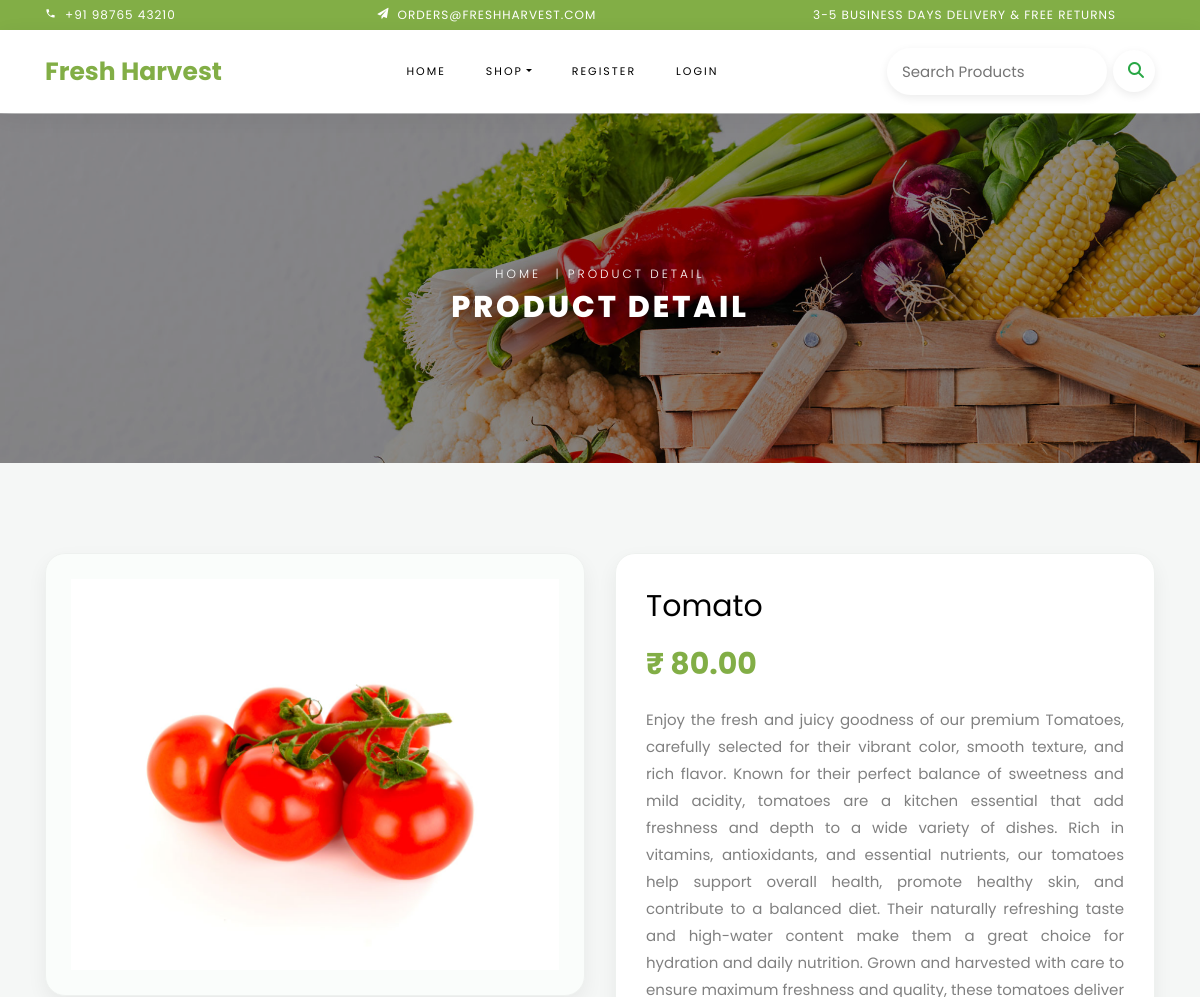
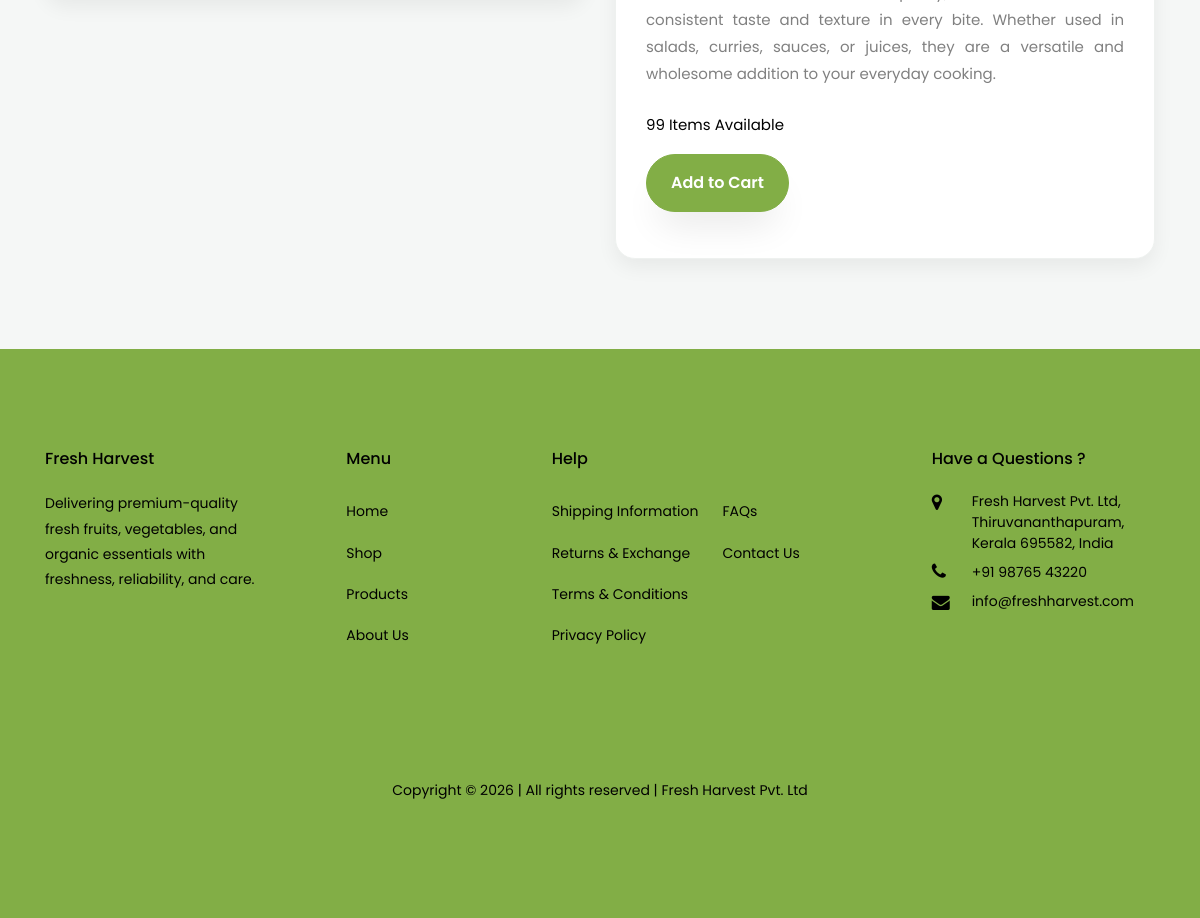
The app's page /productdetail/1 with its own data (2 pictures, top to bottom).
### shop/models.py (models this page shows, shortened)
class Product(models.Model):
    name= models.CharField(max_length=80)
    description= models.TextField()
    image= models.ImageField(upload_to="product")
    stock= models.IntegerField()
    price= models.DecimalField(max_digits=10, decimal_places=2)
    available= models.BooleanField(default=True)
    category= models.ForeignKey(Category, on_delete=models.CASCADE, related_name="products")
    created_at= models.DateTimeField(auto_now_add=True)
    updated_at= models.DateTimeField(auto_now=True)

### shop/views.py (the view)
# urls.py: path('productdetail/<int:i>', views.ProductDetail.as_view(), name= 'productdetail'),
class ProductDetail(View):
    def get(self, request, i):
        p=Product.objects.get(id=i)
        context={'product': p}
        return render(request, 'productdetail.html', context)

### cart/context_processors.py (called while the page is built)
def cart_items(request):
    u=request.user
    total=0
    try:
        c=Cart.objects.filter(user=u)
        for i in c:
            total += i.quantity
    except:
        total=0
    return {'count' : total}

### shop/context_processors.py (called while the page is built)
def dropdown_menu(request):
    c=Category.objects.all()
    return {'dropdown': c}

### templates/productdetail.html (shortened to what this page needs)
{% extends 'base.html' %}
{% load static %}
{% load crispy_forms_tags %}
{% block header %}
<div class="hero-wrap hero-bread" style="background-image: url({% static 'images/bg_1.jpg' %});">
    <div class="container">
        <div class="row no-gutters slider-text align-items-center justify-content-center">
            <div class="col-md-9 ftco-animate text-center">
          	    <p class="breadcrumbs"><span class="mr-2"><a href="index.html">Home </a></span>|<span> Product Detail</span></p>
                <h1 class="mb-0 bread">Product Detail</h1>
            </div>
        </div>
    </div>
</div>
{% endblock %}
{% block content %}
<section class="ftco-section">
    <div class="container">
    	<div class="row">
    		<div class="col-lg-6 mb-5 ftco-animate">
				<div class="product-image-box">
    				<a href="{{product.image.url}}" class="image-popup">
						<img src="{{product.image.url}}" class="img-fluid product-image">
					</a>
				</div>
    		</div>
    		<div class="col-lg-6 ftco-animate">
				<div class="product-details">
    				<h3>{{product.name}}</h3>
    				<p class="price">
						<span class="price-sale text-primary">&#8377; {{product.price}}</span>
					</p>
    				<p style="text-align: justify;">
						{{product.description}}
					</p>
					<div class="row mt-4">
	          	        <div class="col-md-12">
	          		        <p style="color: #000;">
								{% if product.stock > 0 %}
									{{product.stock}}  Items Available
								{% endif %}
							</p>
	          	        </div>
          	        </div>
					{% if user.is_superuser == True %}
          	        <p>
						<a href="{% url 'shop:addstock' product.id %}" class="btn btn-primary py-3 px-4">Add Stock</a>
					</p>
					{% else %}
					{% if product.stock > 0 %}
					<p>
						<a href="{% url 'cart:addtocart' product.id %}" class="btn btn-primary py-3 px-4">Add to Cart</a>
					</p>
					{% else %}
					<p>
						<a href="#" class="btn btn-primary py-3 px-4">Out  Of  Stock</a>
					</p>
					{% endif %}
					{% endif %}
				</div>
    		</div>
    	</div>
    </div>
</section>
{% endblock %}

### templates/base.html (style rules this page uses)
body { background-color: #f5f7f6; font-family: 'Poppins', sans-serif; }
.product-image-box { background: #fafdfb; padding: 25px; border-radius: 20px; border: 1px solid #eef1ef; box-shadow: 0 8px 20px rgba(0,0,0,0.06); transition:0.3s; text-align: center; }
.product-image { max-height: 450px; width: 100%; object-fit: contain; }
.product-details { background: #ffffff; padding: 30px; border-radius: 20px; border: 1px solid #eef1ef; box-shadow: 0 8px 20px rgba(0,0,0,0.06); }
.btn-primary { background: #82ae46; border:none; border-radius:30px; padding:12px 24px; font-weight:600; }
.slider-text h1 { text-shadow: 0 5px 20px rgba(0,0,0,0.3); }

### templates/productdetail.html (style rules this page uses)
.hero-wrap { height: 350px; background-size: cover; background-position: center center; position: relative; }
.hero-wrap::before { content: ""; position: absolute; inset: 0; background: rgba(0, 0, 0, 0.45); }
.hero-wrap .container { position: relative; z-index: 2; }
.hero-wrap h1, .hero-wrap p, .hero-wrap a { color: #fff; }
.price { margin-bottom: 15px; }
.price-sale { font-size: 20px; font-weight: bold; color: #28a745; }

### records on screen
Product: image (picture), name "Tomato", price "80.00", description "Enjoy the fresh and juicy goodness of our premium Tomatoes, carefully selected for their vibrant color, smooth texture, and rich flavor. Known for their perfect balance of sweetness and mild acidity, tomatoes are a kitchen essential that add freshness and depth to a wide variety of dishes. Rich in vitamins, antioxidants, and essential nutrients, our tomatoes help support overall health, promote healthy skin, and contribute to a balanced diet. Their naturally refreshing taste and high-water content make them a great choice for hydration and daily nutrition. Grown and harvested with care to ensure maximum freshness and quality, these tomatoes deliver consistent taste and texture in every…", stock "99"
